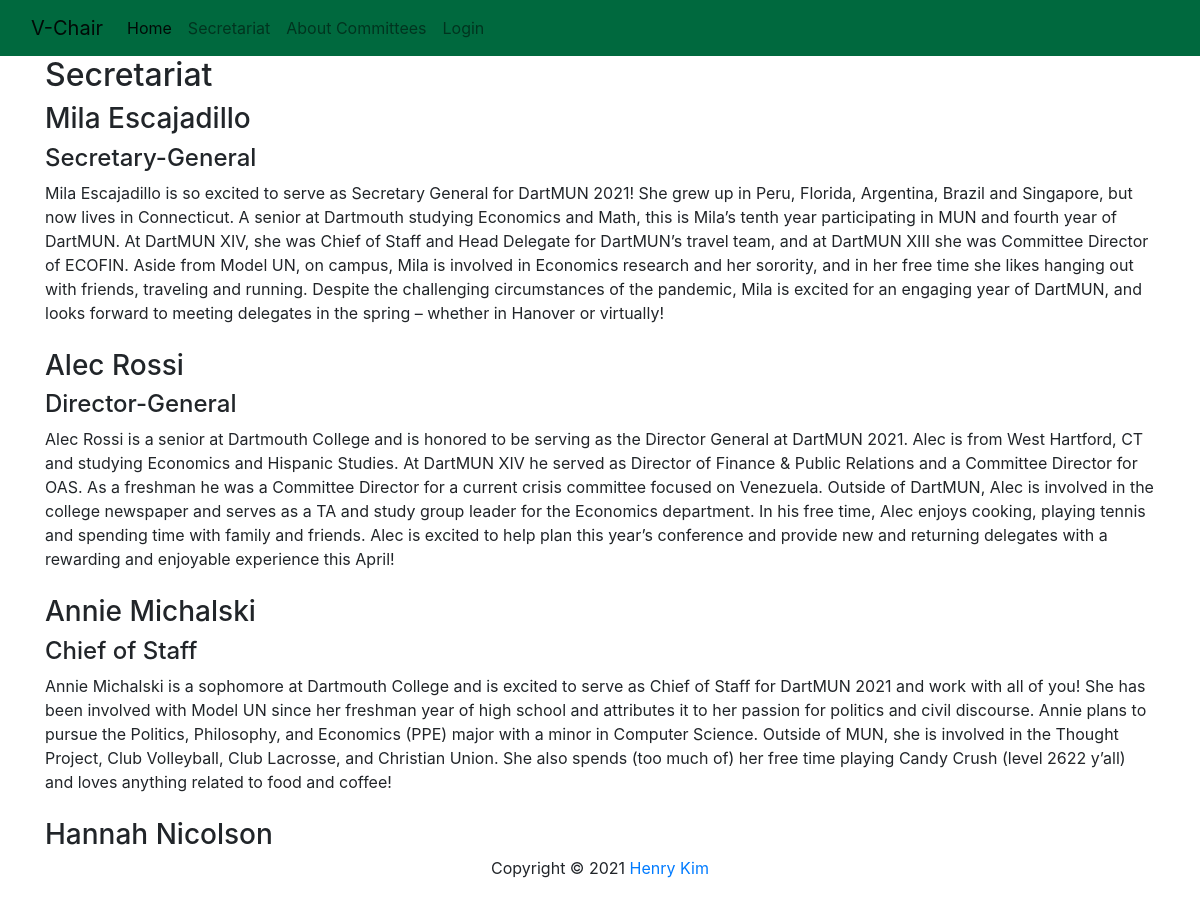
The app's page /dartmun/secretariat/ with its own data.
### dartmun/models_people.py (models this page shows, shortened)
class Secretariat(models.Model):
    user = models.OneToOneField(User, on_delete=models.CASCADE)
    position = models.CharField(max_length=64, blank=True, null=True)
    year = models.PositiveSmallIntegerField(default=2024, null=True)
    bio = models.TextField(blank=True, null=True)

### dartmun/views.py (the view)
# urls.py: path('secretariat/', views.secretariat, name='secretariat'),
def secretariat(request):
    context = {'secretariat': Secretariat.objects.all()}
    return render(request, 'dartmun/secretariat.html', context)

### dartmun/templates/dartmun/secretariat.html (shortened to what this page needs)
{% extends "./layout.html" %}
{%  block css %}
    {% load static %}
    <link rel="stylesheet" type="text/css" href="{% static 'dartmun/css/tallies.css' %}">
{%  endblock %}
{%  block body %}
    <h2>Secretariat</h2>
    {% for member in secretariat %}
        <h3>{{ member.user.get_full_name }}</h3>
        <h4>{{ member.position }}</h4>
        <text>{{ member.bio }}</text><br><br>
    {% endfor %}
{%  endblock %}

### records on screen
Secretariat: user.get_full_name "Mila Escajadillo", position "Secretary-General", bio "Mila Escajadillo is so excited to serve as Secretary General for DartMUN 2021! She grew up in Peru, Florida, Argentina, Brazil and Singapore, but now lives in Connecticut. A senior at Dartmouth studying Economics and Math, this is Mila’s tenth year participating in MUN and fourth year of DartMUN. At DartMUN XIV, she was Chief of Staff and Head Delegate for DartMUN’s travel team, and at DartMUN XIII she was Committee Director of ECOFIN. Aside from Model UN, on campus, Mila is involved in Economics research and her sorority, and in her free time she likes hanging out with friends, traveling and running. Despite the challenging circumstances of the pandemic, Mila is excited for an engaging…"
Secretariat: user.get_full_name "Alec Rossi", position "Director-General", bio "Alec Rossi is a senior at Dartmouth College and is honored to be serving as the Director General at DartMUN 2021. Alec is from West Hartford, CT and studying Economics and Hispanic Studies. At DartMUN XIV he served as Director of Finance & Public Relations and a Committee Director for OAS. As a freshman he was a Committee Director for a current crisis committee focused on Venezuela. Outside of DartMUN, Alec is involved in the college newspaper and serves as a TA and study group leader for the Economics department. In his free time, Alec enjoys cooking, playing tennis and spending time with family and friends. Alec is excited to help plan this year’s conference and provide new and returning…"
Secretariat: user.get_full_name "Annie Michalski", position "Chief of Staff", bio "Annie Michalski is a sophomore at Dartmouth College and is excited to serve as Chief of Staff for DartMUN 2021 and work with all of you! She has been involved with Model UN since her freshman year of high school and attributes it to her passion for politics and civil discourse. Annie plans to pursue the Politics, Philosophy, and Economics (PPE) major with a minor in Computer Science. Outside of MUN, she is involved in the Thought Project, Club Volleyball, Club Lacrosse, and Christian Union. She also spends (too much of) her free time playing Candy Crush (level 2622 y’all) and loves anything related to food and coffee!"
Secretariat: user.get_full_name "Hannah Nicolson"
